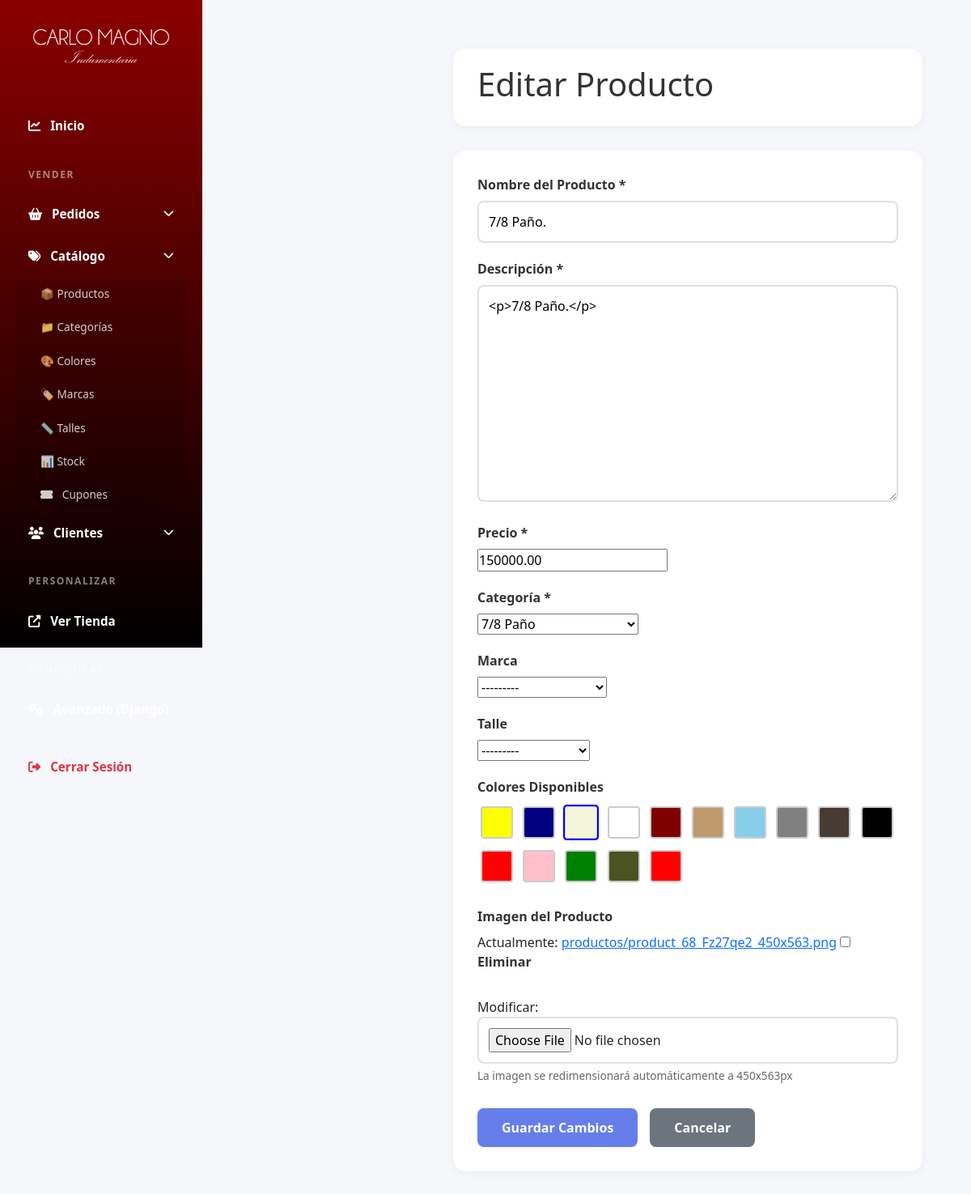
The page /panel/productos/68/editar/ (signed in) on the database as committed earlier.
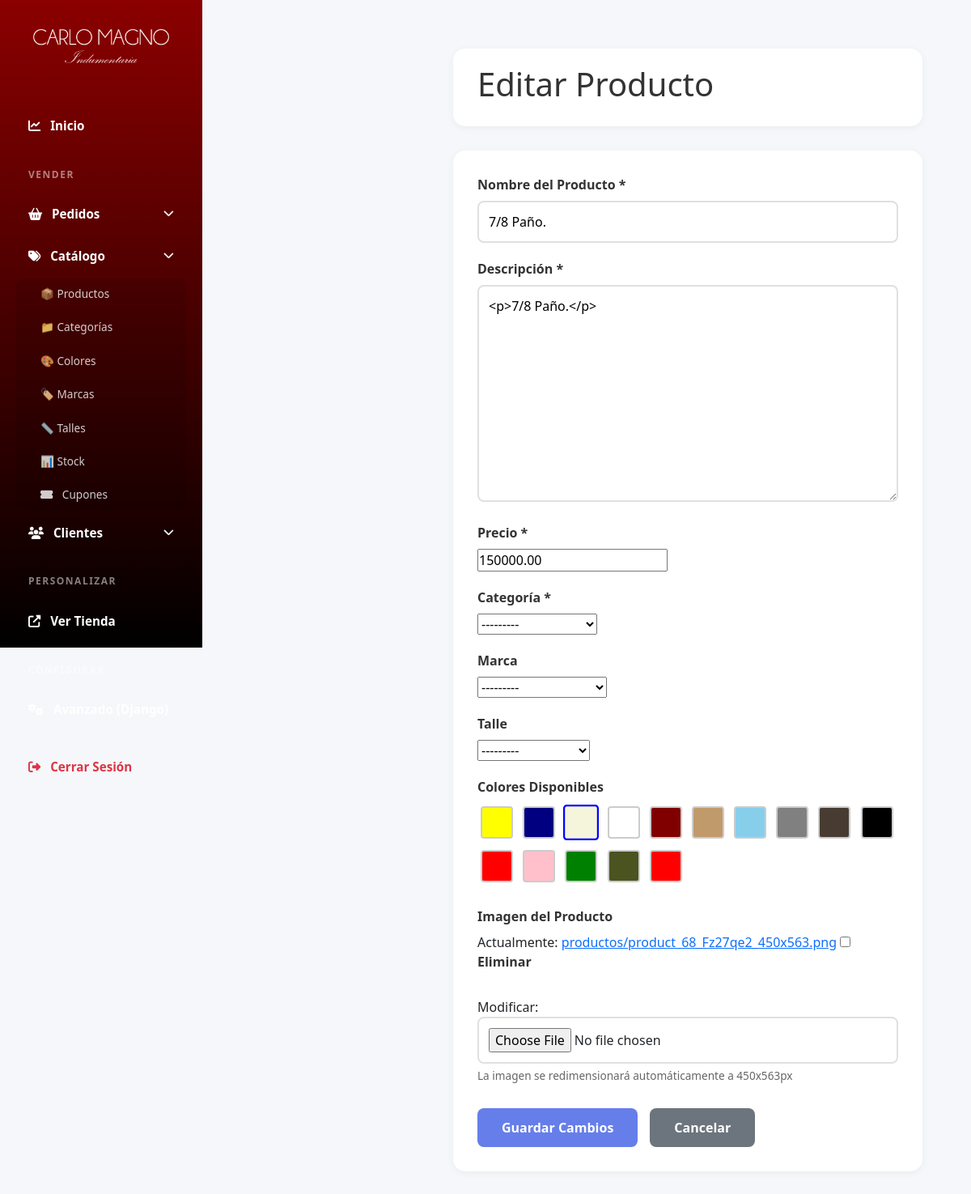
The same page on the database as committed later.
### productos/models.py (models this page shows, shortened)
class Producto(models.Model):
    nombre = models.CharField(max_length=200, verbose_name='Nombre')
    descripcion = models.TextField(verbose_name='Descripción')
    precio = models.DecimalField(
        max_digits=10,
        decimal_places=2,
        validators=[MinValueValidator(0)],
        verbose_name='Precio'
    )
    categoria = models.ForeignKey(
        Categoria,
        on_delete=models.SET_NULL,
        null=True,
        blank=True,
        related_name='productos',
        verbose_name='Categoría'
    )
    marca = models.ForeignKey(
        Marca,
        on_delete=models.SET_NULL,
        null=True,
        blank=True,
        related_name='productos',
        verbose_name='Marca'
    )
    talle = models.ForeignKey(
        Talle,
        on_delete=models.SET_NULL,
        null=True,
        blank=True,
        related_name='productos',
        verbose_name='Talle'
    )
    colores = models.ManyToManyField(
        Color,
        related_name='productos',
        verbose_name='Colores disponibles',
        blank=True
    )
    imagen = models.ImageField(
        upload_to='productos/',
        null=True,
        blank=True,
        verbose_name='Imagen principal'
    )
    esta_activo = models.BooleanField(default=True, verbose_name='Está activo')
    created_at = models.DateTimeField(auto_now_add=True, verbose_name='Fecha de creación')
    updated_at = models.DateTimeField(auto_now=True, verbose_name='Última actualización')
    class Meta:
        verbose_name = 'Producto'
        verbose_name_plural = 'Productos'
        ordering = ['-created_at']

### custom_admin/views.py (the view)
# urls.py: path('panel/productos/<int:pk>/editar/', admin_views.editar_producto, name='editar_producto'),
@login_required(login_url='login')
def editar_producto(request, pk):
    if not request.user.is_staff:
        return redirect('inicio')
    product = get_object_or_404(Producto, pk=pk)
    if request.method == 'POST':
        form = ProductoForm(request.POST, request.FILES, instance=product)
        if form.is_valid():
            form.save()
            messages.success(request, '✅ Producto actualizado exitosamente')
            return redirect('admin_productos')
        else:
            messages.error(request, '❌ Error al actualizar el producto. Por favor revisa los datos ingresados.')
    else:
        form = ProductoForm(instance=product)
    return render(request, 'custom_admin/producto_form.html', {
        'form': form,
        'title': 'Editar Producto',
        'button_text': 'Guardar Cambios'
    })

### productos/forms.py
class ProductoForm(forms.ModelForm):
    colores = forms.ModelMultipleChoiceField(
        queryset=Color.objects.all(),
        widget=forms.CheckboxSelectMultiple(),
        label="Colores disponibles",
        required=False
    )
    class Meta:
        model = Producto
        fields = '__all__'
    def __init__(self, *args, **kwargs):
        super().__init__(*args, **kwargs)
        self.fields['colores'].label_from_instance = lambda obj: obj.hex_code

### productos/context_processors.py (called while the page is built, shortened)
def cart_processor(request):
    carrito = None
    cantidad_total = 0
    if request.user.is_authenticated:
        try:
            carrito = Carrito.objects.get(usuario=request.user)
            cantidad_total = carrito.get_cantidad_total()
        except Carrito.DoesNotExist:
            pass
    return {
        'carrito': carrito,
        'carrito_cantidad': cantidad_total
    }

### productos/models.py (called while the page is built)
    def __str__(self):
        if self.parent:
            return f"{self.parent.nombre} > {self.nombre}"
        return self.nombre

    def __str__(self):
        return f"{self.abbreviation} - {self.nombre}"

    def __str__(self):
        return self.nombre

### templates/custom_admin/producto_form.html (shortened to what this page needs)
{% extends 'custom_admin/base.html' %}
{% load static %}
{%block extra_css %}
<link rel="stylesheet" href="{% static 'css/productos_admin.css' %}" />
{% endblock %}
{% block content %}
<div class="main-content">
	<div class="header">
		<h1>{{ title }}</h1>
	</div>
	<div class="form-container">
		<form method="POST" enctype="multipart/form-data">
			<div class="form-group">
				<label for="{{ form.nombre.id_for_label }}">Nombre del Producto *</label>
				{{ form.nombre }} {{ form.nombre.errors }}
			</div>
			<div class="form-group">
				<label for="{{ form.descripcion.id_for_label }}">Descripción *</label>
				{{ form.descripcion }} {{ form.descripcion.errors }}
			</div>
			<div class="form-group">
				<label for="{{ form.precio.id_for_label }}">Precio *</label>
				{{ form.precio }} {{ form.precio.errors }}
			</div>
			<div class="form-group">
				<label for="{{ form.categoria.id_for_label }}">Categoría *</label>
				{{ form.categoria }} {{ form.categoria.errors }}
			</div>
			<div class="form-group">
				<label for="{{ form.marcas.id_for_label }}">Marca</label>
				{{ form.marca }} {{ form.marca.errors }}
			</div>
			<div class="form-group">
				<label for="{{ form.talle.id_for_label }}">Talle</label>
				{{ form.talle }} {{ form.talle.errors }}
			</div>
			<div class="form-group colores-container">
				<label for="{{ form.colores.id_for_label }}">Colores Disponibles</label>
				<div class="color-options">
					{% for checkbox in form.colores %}
						<span class="color-box" data-color-hex="{{ checkbox.choice_label|safe }}"></span>
					{% endfor %}
				</div>
			</div>
			<div class="form-group">
				<label for="{{ form.imagen.id_for_label }}">Imagen del Producto</label>
				{{ form.imagen }} {{ form.imagen.errors }}
				<small style="color: #666"
					>La imagen se redimensionará automáticamente a 450x563px</small
				>
			</div>
			<div class="form-actions">
				<button type="submit" class="btn btn-primary">{{ button_text }}</button>
				<a href="{% url 'admin_productos' %}" class="btn btn-secondary">Cancelar</a>
			</div>
		</form>
	</div>
</div>
{% load static %}
{% endblock %}

Rows that differ between the two databases and show on the page:
changed Producto "7/8 Paño.": categoria "7/8 Paño" → "---------"
